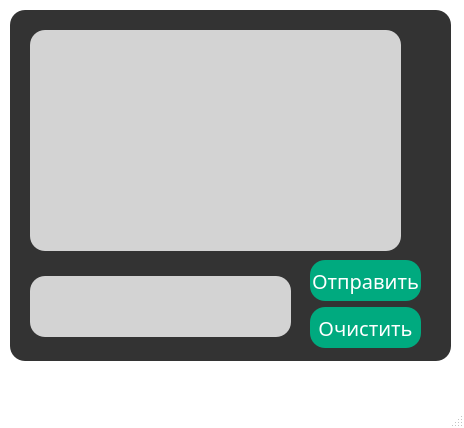
<?xml version="1.0" encoding="UTF-8"?>
<ui version="4.0">
 <class>MainWindow</class>
 <widget class="QMainWindow" name="MainWindow">
  <property name="geometry">
   <rect>
    <x>0</x>
    <y>0</y>
    <width>464</width>
    <height>428</height>
   </rect>
  </property>
  <property name="windowTitle">
   <string>MainWindow</string>
  </property>
  <property name="styleSheet">
   <string notr="true">*{
	font-family: century gothic;
	font-size: 20px;
}
#exitButton{
	/*background-color: red;*/
	border-radius: 15px;
	background-size: 5px;
}
QMainWindow{
	background-color: transparent;
}
#passwordText{
	type: password;
}
QFrame{
	background: #333;
	border-radius: 15px;
}
QPushButton{
	border-radius: 15px;
	background: rgb(0, 170, 127);
	color: white;
}
QPushButton:hover{
	background: #333;
	color:  rgb(0, 170, 127);
}
#toolButton{
	border-radius: 60px;
	background:  rgb(0, 170, 127);
}
QLabel{
	color: white;
}
QLineEdit{
	padding-bottom: 5px;
	background: transparent;
	border: none;
	color: #717072;
	border-bottom: 1px solid #717072;
}</string>
  </property>
  <widget class="QWidget" name="centralwidget">
   <widget class="QFrame" name="frame">
    <property name="geometry">
     <rect>
      <x>10</x>
      <y>10</y>
      <width>441</width>
      <height>351</height>
     </rect>
    </property>
    <property name="frameShape">
     <enum>QFrame::StyledPanel</enum>
    </property>
    <property name="frameShadow">
     <enum>QFrame::Raised</enum>
    </property>
    <widget class="QToolButton" name="exitButton">
     <property name="geometry">
      <rect>
       <x>390</x>
       <y>20</y>
       <width>41</width>
       <height>31</height>
      </rect>
     </property>
     <property name="text">
      <string/>
     </property>
     <property name="icon">
      <iconset>
       <normaloff>cross.png</normaloff>cross.png</iconset>
     </property>
     <property name="shortcut">
      <string/>
     </property>
     <property name="autoRepeatDelay">
      <number>300</number>
     </property>
    </widget>
    <widget class="QPushButton" name="sendButton">
     <property name="geometry">
      <rect>
       <x>300</x>
       <y>250</y>
       <width>111</width>
       <height>41</height>
      </rect>
     </property>
     <property name="text">
      <string>Отправить</string>
     </property>
    </widget>
    <widget class="QPushButton" name="clearButton">
     <property name="geometry">
      <rect>
       <x>300</x>
       <y>297</y>
       <width>111</width>
       <height>41</height>
      </rect>
     </property>
     <property name="text">
      <string>Очистить</string>
     </property>
    </widget>
    <widget class="QTextBrowser" name="textBrowser">
     <property name="geometry">
      <rect>
       <x>20</x>
       <y>20</y>
       <width>371</width>
       <height>221</height>
      </rect>
     </property>
     <property name="styleSheet">
      <string notr="true">background: lightgrey</string>
     </property>
    </widget>
    <widget class="QTextEdit" name="textEdit">
     <property name="geometry">
      <rect>
       <x>20</x>
       <y>266</y>
       <width>261</width>
       <height>61</height>
      </rect>
     </property>
     <property name="styleSheet">
      <string notr="true">background: lightgrey</string>
     </property>
    </widget>
   </widget>
  </widget>
  <widget class="QMenuBar" name="menubar">
   <property name="geometry">
    <rect>
     <x>0</x>
     <y>0</y>
     <width>464</width>
     <height>29</height>
    </rect>
   </property>
  </widget>
  <widget class="QStatusBar" name="statusbar"/>
 </widget>
 <resources/>
 <connections/>
</ui>
